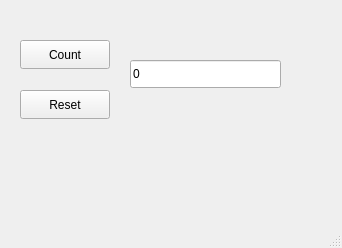
<?xml version="1.0" encoding="UTF-8"?>
<ui version="4.0">
 <class>MainWindow</class>
 <widget class="QMainWindow" name="MainWindow">
  <property name="geometry">
   <rect>
    <x>0</x>
    <y>0</y>
    <width>342</width>
    <height>248</height>
   </rect>
  </property>
  <property name="acceptDrops">
   <bool>true</bool>
  </property>
  <property name="windowTitle">
   <string>viikkotehtava counter</string>
  </property>
  <widget class="QWidget" name="centralwidget">
   <widget class="QPushButton" name="countButton">
    <property name="geometry">
     <rect>
      <x>20</x>
      <y>40</y>
      <width>90</width>
      <height>29</height>
     </rect>
    </property>
    <property name="text">
     <string>Count</string>
    </property>
   </widget>
   <widget class="QPushButton" name="resetButton">
    <property name="geometry">
     <rect>
      <x>20</x>
      <y>90</y>
      <width>90</width>
      <height>29</height>
     </rect>
    </property>
    <property name="text">
     <string>Reset</string>
    </property>
   </widget>
   <widget class="QLineEdit" name="countEdit">
    <property name="geometry">
     <rect>
      <x>130</x>
      <y>60</y>
      <width>151</width>
      <height>28</height>
     </rect>
    </property>
    <property name="text">
     <string>0</string>
    </property>
   </widget>
  </widget>
  <widget class="QMenuBar" name="menubar">
   <property name="geometry">
    <rect>
     <x>0</x>
     <y>0</y>
     <width>342</width>
     <height>25</height>
    </rect>
   </property>
  </widget>
  <widget class="QStatusBar" name="statusbar"/>
 </widget>
 <resources/>
 <connections/>
</ui>
